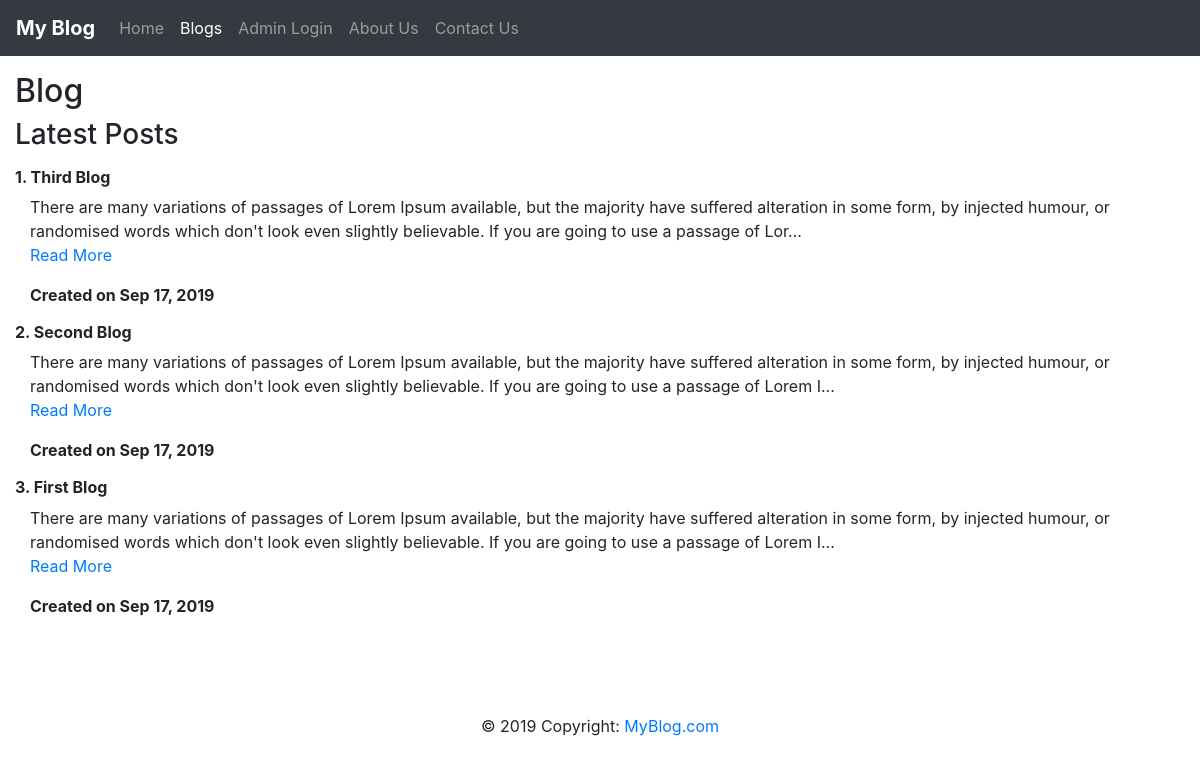
Screenshot of /index.php/home/blogs with the database file from the repository.
### tables this page shows
CREATE TABLE `posts` (
  `id` int(11) NOT NULL,
  `title` varchar(255) NOT NULL,
  `slug` varchar(255) NOT NULL,
  `description` text NOT NULL,
  `enable` int(1) DEFAULT '1' COMMENT '0 = Active, 1 = Deactive',
  `created_at` timestamp NULL DEFAULT CURRENT_TIMESTAMP,
  `updated_at` timestamp NULL DEFAULT CURRENT_TIMESTAMP ON UPDATE CURRENT_TIMESTAMP
);

### application/libraries/Template.php (called while the page is built, shortened)
<?php
class Template {
		function load($template = '', $name ='', $view = '' , $view_data = array(), $return = FALSE) {
			$this->CI =& get_instance();
			$this->set($name , $this->CI->load->view($view, $view_data, TRUE));
		}
}

### application/controllers/home.php (called while the page is built, shortened)
<?php
Class home extends CI_Controller {
	public function blogs() {
		$data = array();
		$data['blogs'] = $this->post_model->get_where("enable='1'");
		$this->template->set('title', 'My Blog - Blogs');
		$this->template->load('default', 'contents' , 'blogs', $data);
	}
}

### index.php (called while the page is built, shortened)
<?php
require_once BASEPATH.'core/CodeIgniter.php';

### application/core/MY_Model.php (called while the page is built, shortened)
<?php
Class MY_Model extends CI_Model {
    protected $table = '';
    public function get_where($where, $order_by="id DESC") {
        return $this->db->where($where)
						->order_by($order_by)
                        ->get($this->table)
                        ->result();
    }
}

### application/views/blogs.php (the view)
<h2>Blog</h2>
<div class="row">
	<div class="col-md-12">
		<h3>Latest Posts</h3>
		<?php
			if(!empty($blogs)) {
				foreach($blogs as $key => $blog) {
		?>
			<div class="row mt-3">
				<div class="col-md-12">
					<h6><strong><?php echo ($key+1) . '. ' . $blog->title; ?></strong></h6>
					<div class="col-md-12"><?php echo substr($blog->description, 0, 250); ?>...<br/><a href="<?php echo base_url('/home/blogdetail') . '/' .  $blog->slug; ?>">Read More</a>
					</div>
					<div class="col-md-12">
						<strong>Created on <?php echo date('M d, Y', strtotime($blog->created_at)); ?></strong>
					</div>
				</div>
			</div>
		<?php
				}
			}
		?>
	</div>
</div>

### assests/css/sb-admin.css (style rules this page uses)
html { position: relative; min-height: 100%; }
body { height: 100%; }
:root { --input-padding-x: 0.75rem; --input-padding-y: 0.75rem; }

### rows the page displays
posts: title "Third Blog", description "There are many variations of passages of Lorem Ipsum available, but the majority have suffered alteration in some form, by injected humour, or randomised words which don't look even slightly believable. If you are going to use a passage of Lor", created_at "Sep 17, 2019"
posts: title "Second Blog", description "There are many variations of passages of Lorem Ipsum available, but the majority have suffered alteration in some form, by injected humour, or randomised words which don't look even slightly believable. If you are going to use a passage of Lorem I", created_at "Sep 17, 2019"
posts: title "First Blog", description "There are many variations of passages of Lorem Ipsum available, but the majority have suffered alteration in some form, by injected humour, or randomised words which don't look even slightly believable. If you are going to use a passage of Lorem I", created_at "Sep 17, 2019"
